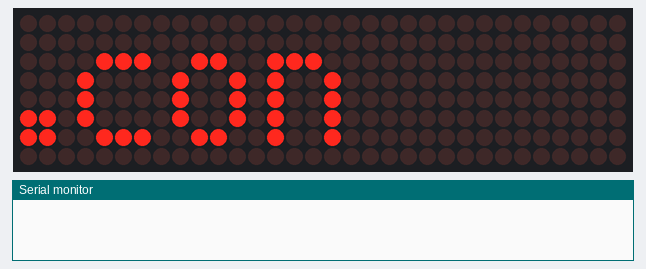
A sketch run on a simulated ESP8266 (NodeMCU). Parts: 32×8 LED matrix, the last lines printed to the serial monitor. WiFi joins after 1.5 s; servers stay silent unless stated; uploads are accepted with an empty reply.

Above: at 0.1 s.
At 1.9 s:
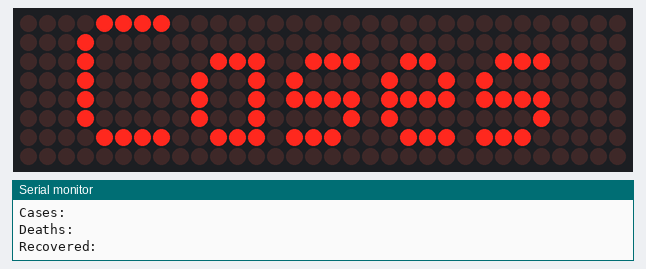
At 4.45 s:
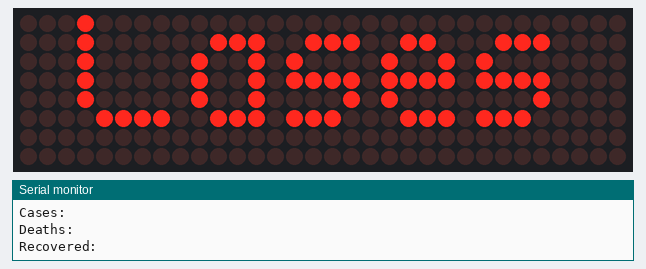
At 7.7 s:
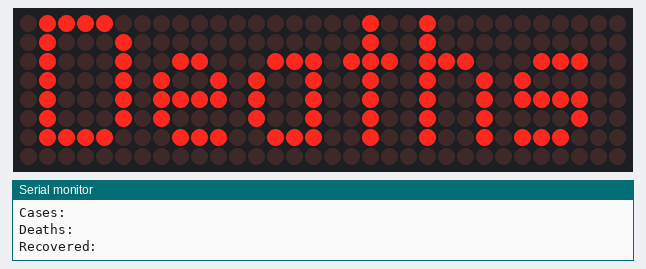
At 13.4 s:
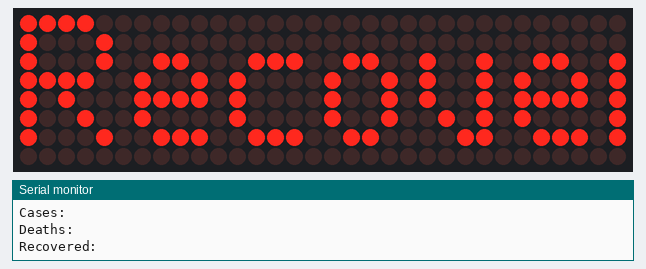
At 16.1 s:
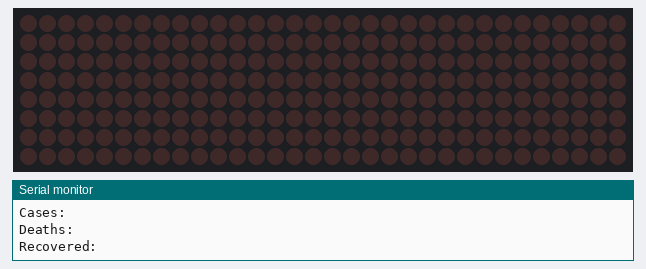

Measured:
- by itself, everything shown: repeats every 17.3 s, in 12 steps
- what the display in image 1 shows lasts 2.5 s, from 1.9 s to 4.4 s
- what the display in image 5 shows lasts 3.0 s, from 16.0 s to 19.0 s

The sketch:

NodeMCU_LED_Matrix.ino
```cpp
#include <MD_Parola.h>
#include <SPI.h>
#include <MD_MAX72xx.h>
#include <ESP8266WiFi.h>
#include <ESP8266HTTPClient.h>
#include <WiFiClient.h>
#include <ESP8266WebServer.h>
#include <ElegantOTA.h>
#include <WiFiManager.h> // https://github.com/tzapu/WiFiManager
//#include "JF_Font_Data.h"

#define HARDWARE_TYPE MD_MAX72XX::FC16_HW
#define MAX_DEVICES 4
#define CLK_PIN   D5
#define DATA_PIN  D7
#define CS_PIN    D8
#define SPEED_TIME  25
#define PAUSE_TIME  2500

MD_Parola P = MD_Parola(HARDWARE_TYPE, CS_PIN, MAX_DEVICES);
ESP8266WebServer server(80);

IPAddress _ip = IPAddress(192, 168, 1, 164);
IPAddress _gw = IPAddress(192, 168, 1, 1);
IPAddress _sn = IPAddress(255, 255, 255, 0);

int updateinterval = 1 * 60 * 1000;
unsigned long time_now = 0;
uint8_t  curText;
const char  *msg[] =
{
  "Cases",
  "---",
  "Deaths",
  "---",
  "Recover",
  "---",
};

const char* host = "api.thingspeak.com";  //We read the data from this host
const int httpPortRead = 80;

const char* url1 = "/apps/thinghttp/send_request?api_key=C474WNZJ8YC7U46A";     //Change this URL Cases
const char* url2 = "/apps/thinghttp/send_request?api_key=E2KLF2PLDYUBJ18N";   //Deaths
const char* url3 = "/apps/thinghttp/send_request?api_key=E1C9MHS48EZTOEZ1";   //Recovered
int To_remove;      //There are some irrelevant data on the string and here's how I keep the index
//of those characters
String Cases, Deaths, Recovered, Data_Raw, Data_Raw_1, Data_Raw_2, Data_Raw_3; //Here I keep the numbers that I got

WiFiClient client;      //Create a WiFi client and http client
HTTPClient http;

textEffect_t  effect[] =
{
  PA_PRINT,
  PA_SCAN_HORIZ,
  PA_SCROLL_LEFT,
  PA_WIPE,
  PA_SCROLL_UP_LEFT,
  PA_SCROLL_UP,
  PA_OPENING_CURSOR,
  PA_GROW_UP,
  PA_MESH,
  PA_SCROLL_UP_RIGHT,
  PA_BLINDS,
  PA_CLOSING,
  PA_RANDOM,
  PA_GROW_DOWN,
  PA_SCAN_VERT,
  PA_SCROLL_DOWN_LEFT,
  PA_WIPE_CURSOR,
  PA_DISSOLVE,
  PA_OPENING,
  PA_CLOSING_CURSOR,
  PA_SCROLL_DOWN_RIGHT,
  PA_SCROLL_RIGHT,
  PA_SLICE,
  PA_SCROLL_DOWN,
};

void updateroutine() {
  if ( http.begin(host, httpPortRead, url1))     //Connect to the host and the url
  {
    int httpCode = http.GET();                //Check feedback if there's a response
    if (httpCode > 0)
    {
      if (httpCode == HTTP_CODE_OK || httpCode == HTTP_CODE_MOVED_PERMANENTLY)
      {
        Data_Raw = http.getString();   //Here we store the raw data string

        Data_Raw_1 = Data_Raw;
        To_remove = Data_Raw_1.indexOf(">");                      //I look for the position of this symbol ">"
        Data_Raw_1.remove(0, To_remove + 1);                     //I remove it and everything that's before
        To_remove = Data_Raw_1.indexOf("<");                     //I look for the position of this symbol ">"
        Data_Raw_1.remove(To_remove, Data_Raw_1.length());         //I remove it and everything that's after
        //Example: This is the raw data received <td style="font-weight: bold; text-align:right">63,927</td>
        //First we look for ">" and we remove everything before it including it
        //We stay with this 63,927</td>
        //We look for "<" symbol and we remove it + everything after
        //We keep only this 63,927 as string
        Cases = Data_Raw_1;
        Serial.print("Cases: ");  //I choosed to display it on the serial monitor to help you debug
        Serial.println(Cases);
        Data_Raw_2 = Data_Raw;
        To_remove = Data_Raw_2.indexOf("<span>");
        Data_Raw_2.remove(0, To_remove + 6);
        Data_Raw_3 = Data_Raw_2;
        To_remove = Data_Raw_2.indexOf("</span>");
        Data_Raw_2.remove(To_remove, Data_Raw_2.length());

        Deaths = Data_Raw_2;
        Serial.print("Deaths: ");
        Serial.println(Deaths);
        To_remove = Data_Raw_3.indexOf("<span>");
        Data_Raw_3.remove(0, To_remove + 6);
        To_remove = Data_Raw_3.indexOf("<");
        Data_Raw_3.remove(To_remove, Data_Raw_3.length());

        Recovered = Data_Raw_3;
        Serial.print("Recovered: ");
        Serial.println(Recovered);
      }
      msg[1] = const_cast<char*>(Cases.c_str());
      msg[3] = const_cast<char*>(Deaths.c_str());
      msg[5] = const_cast<char*>(Recovered.c_str());
    }
    else //If we can't get data
    {
      Serial.printf("[HTTP] GET... failed, error: %s\n", http.errorToString(httpCode).c_str());
    }
    http.end();
  }
  else //If we can't connect to the HTTP
  {
    Serial.printf("[HTTP} Unable to connect\n");
  }
}


void setup() {
  Serial.begin(115200);
  P.begin();
  //P.setFont(jF_Custom);
  P.setInvert(false);
  P.print(".con");
  P.displayText(msg[0], PA_CENTER, SPEED_TIME, PAUSE_TIME, PA_SCROLL_UP, PA_SCROLL_UP);
  WiFi.mode(WIFI_STA); // explicitly set mode, esp defaults to STA+AP
  WiFiManager wm;
  wm.setConfigPortalTimeout(120); // auto close configportal after n seconds
  //wm.setSTAStaticIPConig(_ip, _gw, _sn);
  if (!wm.autoConnect("NodeMCU LED Matrix")) {
    P.print(".res");
    delay(3500);
    ESP.reset();
  }
  Serial.println(WiFi.macAddress());
  server.on("/", []() {
    server.send(200, "text/plain", "NodeMCU LED Matrix\nGo to 'http://<IPAddress>/update' to perform OTA update");
  });
  ElegantOTA.begin(&server);    // Start ElegantOTA
  server.begin();
  //P.print(".upd");
  updateroutine();
}

void loop() {
  //P.setIntensity(4);
  server.handleClient();
  if (millis() >= time_now + updateinterval) {
    time_now += updateinterval;
    //P.print(".upd");
    updateroutine();
  }
  else {
    //Display stats
    if (P.displayAnimate()) {
      // Set the display for the next string.
      curText = (curText + 1) % ARRAY_SIZE(msg);
      P.setTextBuffer(msg[curText]);
      // Tell Parola we have a new animation
      P.displayReset();
    }
  }
}
```
